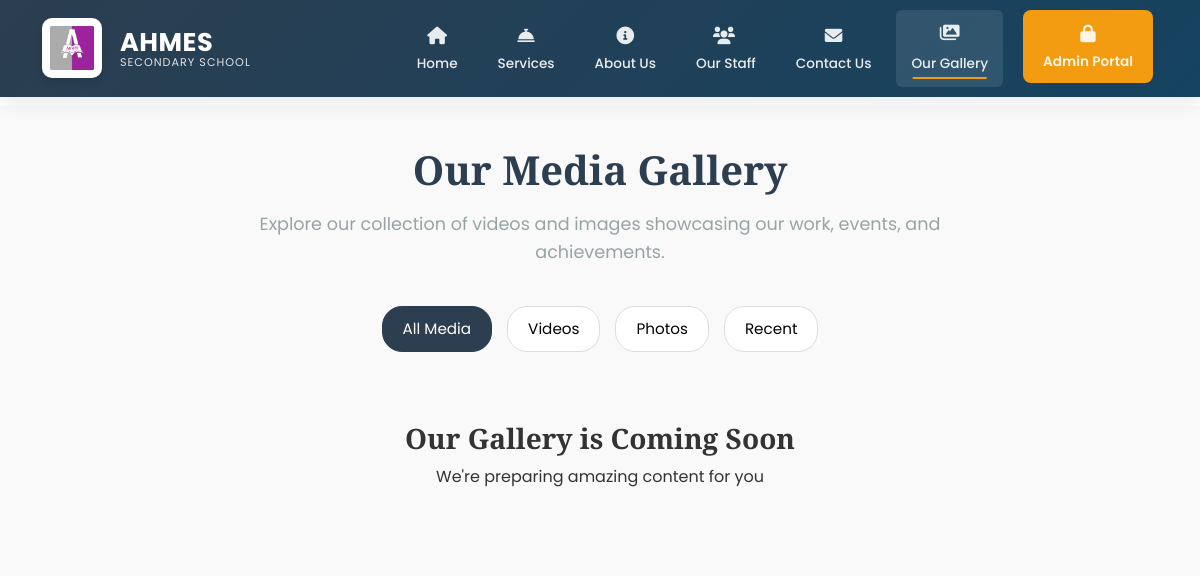
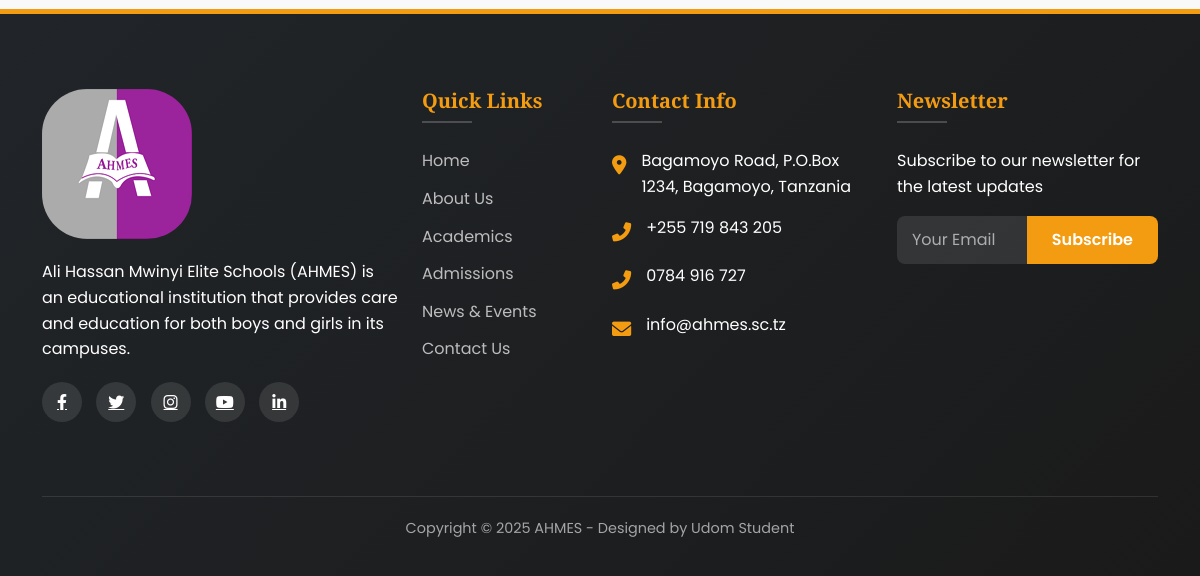
The app's page /gallery/, older data (2 pictures, top to bottom).
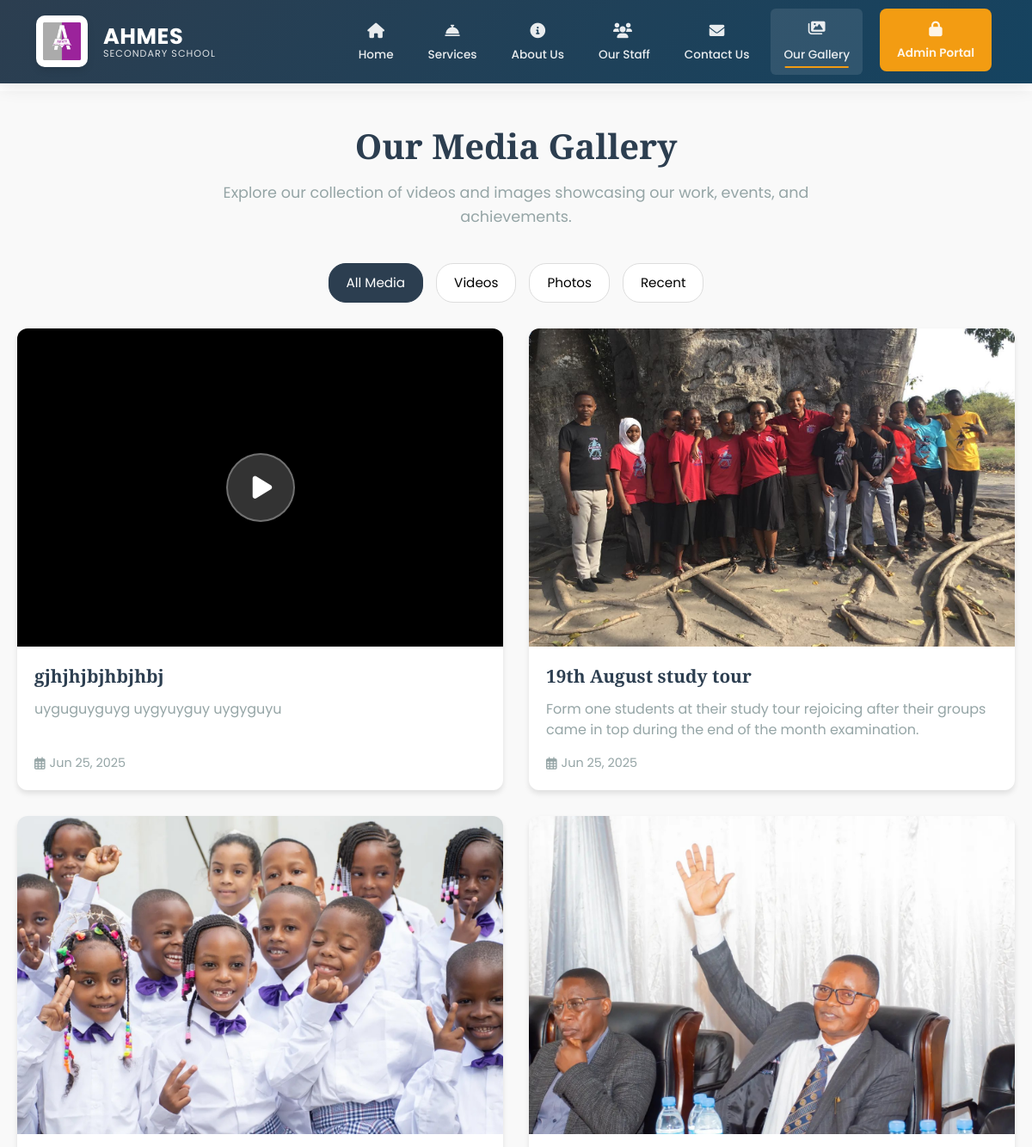
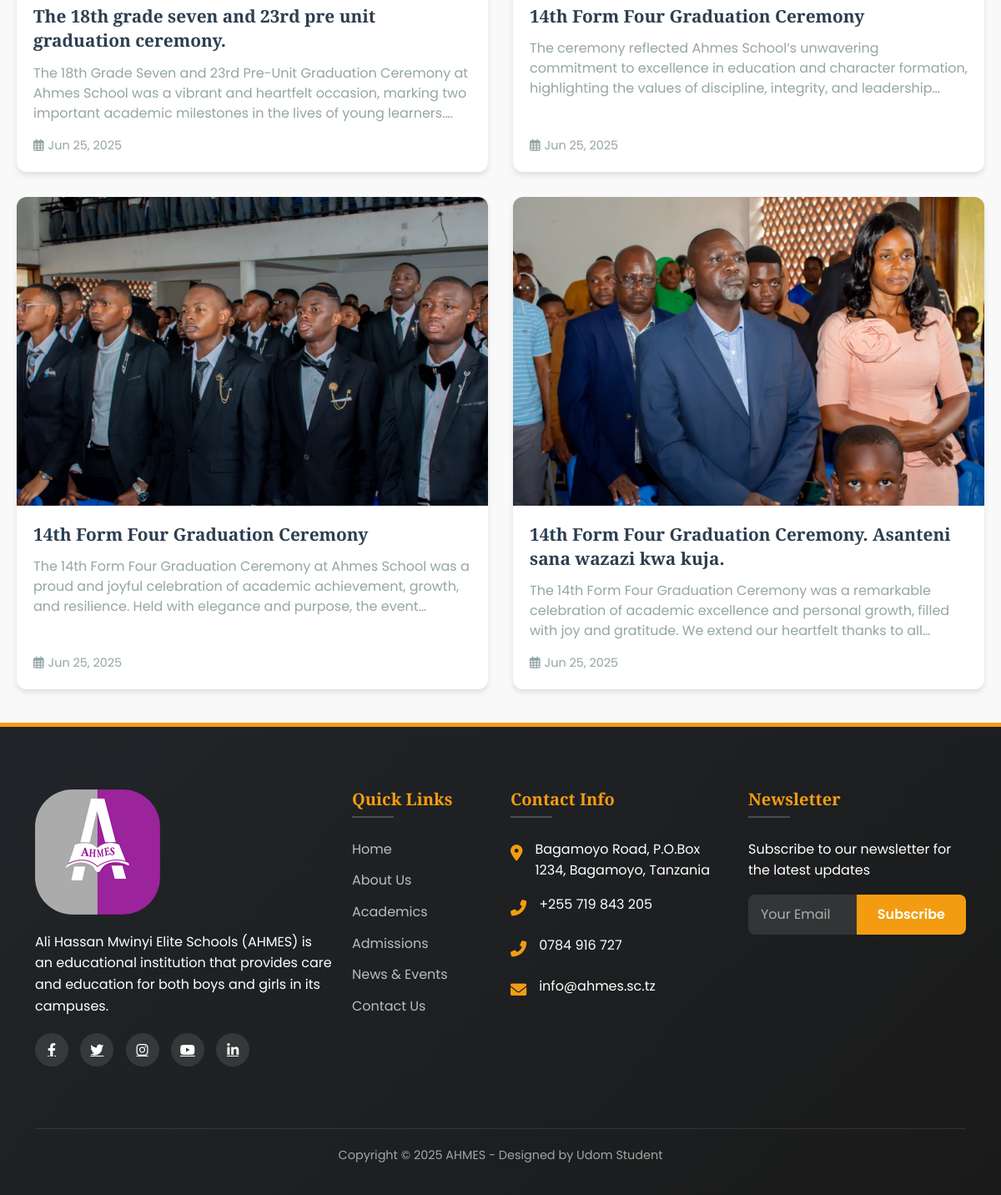
The same page, newer data (2 pictures, top to bottom).
### main/models.py (models this page shows, shortened)
class Gallery(models.Model):
    MEDIA_TYPE_CHOICES = [
        ('image', 'Image'),
        ('video', 'Video'),
    ]
    title = models.CharField(max_length=200)
    description = models.TextField()
    media_type = models.CharField(max_length=10, choices=MEDIA_TYPE_CHOICES)
    image = models.ImageField(upload_to='gallery/images/', blank=True, null=True)
    video = models.FileField(upload_to='gallery/videos/', blank=True, null=True)
    author = models.ForeignKey(
        User,
        on_delete=models.CASCADE,
        related_name='gallery_items'
    )
    published_date = models.DateTimeField(auto_now_add=True)
    is_published = models.BooleanField(default=True)
    class Meta:
        ordering = ['-published_date']
        verbose_name = 'Gallery Item'
        verbose_name_plural = 'Gallery Items'

### main/views.py (the view)
# urls.py: path('gallery/', views.gallery, name='gallery'),
def gallery(request):
    gallery_items = Gallery.objects.filter(is_published=True).order_by('-published_date')
    return render(request, 'main/gallery.html', {'gallery_items': gallery_items})

### main/context_processors.py (called while the page is built)
def admin_counts(request):
    if request.user.is_authenticated and request.user.is_admin:
        return {
            'pending_comments': Comment.objects.filter(is_approved=False).count(),
            'gallery_count': Gallery.objects.count(),
        }
    return {}

### main/templates/main/gallery.html (shortened to what this page needs)
{% extends 'main/base.html' %}
{% load static %}
{% block content %}
<section class="gallery-section">
  <div class="gallery-header">
    <h1 class="gallery-title">Our Media Gallery</h1>
    <p class="gallery-subtitle">
      Explore our collection of videos and images showcasing our work, events, and achievements.
    </p>
  </div>
  <div class="filter-bar">
    <button class="filter-button active" data-filter="all">All Media</button>
    <button class="filter-button" data-filter="video">Videos</button>
    <button class="filter-button" data-filter="image">Photos</button>
    <button class="filter-button" data-filter="recent">Recent</button>
  </div>
  <div class="gallery-container">
    {% for item in gallery_items %}
      <div class="gallery-item {% if item.media_type == 'video' %}video-item{% endif %}"
           data-type="{% if item.media_type == 'video' %}video{% else %}image{% endif %}"
           data-date="{{ item.published_date|date:'Y-m-d' }}">
        <div class="media-container">
          {% if item.media_type == 'image' and item.image %}
            <img src="{{ item.image.url }}" class="gallery-img" alt="{{ item.title }}" loading="lazy">
          {% elif item.media_type == 'video' and item.video %}
            <video class="gallery-video" poster="{% if item.thumbnail %}{{ item.thumbnail.url }}{% else %}{% static 'img/video-placeholder.jpg' %}{% endif %}">
              <source src="{{ item.video.url }}" type="video/mp4">
            </video>
            <div class="play-icon">
              <i class="fas fa-play"></i>
            </div>
          {% endif %}
        </div>
        <div class="gallery-info">
          <h3 class="gallery-item-title">{{ item.title }}</h3>
          <p class="gallery-item-desc">{{ item.description }}</p>
          <div class="gallery-meta">
            <span class="publish-date">
              <i class="far fa-calendar-alt"></i> {{ item.published_date|date:"M d, Y" }}
            </span>
          </div>
        </div>
      </div>
    {% empty %}
      <div style="grid-column: 1 / -1; text-align: center; padding: 40px;">
        <h3>Our Gallery is Coming Soon</h3>
        <p>We're preparing amazing content for you</p>
      </div>
    {% endfor %}
  </div>
</section>
{% endblock %}

### main/templates/main/base.html (shortened to what this page needs)
<!DOCTYPE html>
<html lang="en">
  <head>
    {% load static %}
    <link
      href="https://cdn.jsdelivr.net/npm/bootstrap@5.3.2/dist/css/bootstrap.min.css"
      rel="stylesheet"
    />
    <link
      rel="stylesheet"
      href="https://cdnjs.cloudflare.com/ajax/libs/font-awesome/6.4.0/css/all.min.css"
    />
    <link href="https://unpkg.com/aos@2.3.1/dist/aos.css" rel="stylesheet" />
    <link
      href="https://cdn.jsdelivr.net/npm/bootstrap@5.3.0/dist/css/bootstrap.min.css"
      rel="stylesheet"
    />
    <link
      href="https://cdn.jsdelivr.net/npm/aos@2.3.4/dist/aos.css"
      rel="stylesheet"
    />
    <link
      href="https://cdnjs.cloudflare.com/ajax/libs/font-awesome/6.0.0/css/all.min.css"
      rel="stylesheet"
    />
  </head>
  <body>
    <br />
    <nav class="navbar navbar-expand-lg navbar-dark fixed-top">
      <div class="container">
        <a
          class="navbar-brand d-flex align-items-center"
          href="{% url 'home' %}"
        >
          <div class="logo-container me-2">
            <img
              src="{% static 'images/Ahmes.PNG' %}"
              alt="AHMES Logo"
              class="logo-img"
            />
          </div>
          <div class="brand-text">
            <span class="brand-name">AHMES</span>
            <span class="brand-subtitle">SECONDARY SCHOOL</span>
          </div>
        </a>
        <div class="collapse navbar-collapse" id="navbarNav">
          <ul class="navbar-nav ms-auto">
            <li class="nav-item">
              <a
                class="nav-link {% if request.path == '/' %}active{% endif %}"
                href="{% url 'home' %}"
              >
                <span class="nav-icon"><i class="fas fa-home"></i></span>
                <span class="nav-text">Home</span>
              </a>
            </li>
            <li class="nav-item">
              <a
                class="nav-link {% if 'services' in request.path %}active{% endif %}"
                href="{% url 'services' %}"
              >
                <span class="nav-icon"
                  ><i class="fas fa-concierge-bell"></i
                ></span>
                <span class="nav-text">Services</span>
              </a>
            </li>
            <li class="nav-item">
              <a
                class="nav-link {% if 'about' in request.path %}active{% endif %}"
                href="{% url 'about' %}"
              >
                <span class="nav-icon"><i class="fas fa-info-circle"></i></span>
                <span class="nav-text">About Us</span>
              </a>
            </li>
            <li class="nav-item">
              <a
                class="nav-link {% if 'staff' in request.path %}active{% endif %}"
                href="{% url 'staff' %}"
              >
                <span class="nav-icon"><i class="fas fa-users me-1"></i></span>
                <span class="nav-text">Our Staff</span>
              </a>
            </li>
            <li class="nav-item">
              <a
                class="nav-link {% if 'contact' in request.path %}active{% endif %}"
                href="{% url 'contact' %}"
              >
                <span class="nav-icon"><i class="fas fa-envelope"></i></span>
                <span class="nav-text">Contact Us</span>
              </a>
            </li>
            <li class="nav-item">
              <a
                class="nav-link {% if 'gallery' in request.path %}active{% endif %}"
                href="{% url 'gallery' %}"
              >
                <span class="nav-icon"><i class="fas fa-images"></i></span>
                <span class="nav-text">Our Gallery</span>
                <span class="nav-underline"></span>
              </a>
            </li>
            <li class="nav-item">
              <a class="nav-link cta-button" href="{% url 'admin_login' %}">
                <span class="nav-icon"><i class="fas fa-lock"></i></span>
                <span class="nav-text">Admin Portal</span>
              </a>
            </li>
          </ul>
        </div>
      </div>
    </nav>
    {% block content %}{% endblock %}
    <footer>
      <div class="container">
        <div class="row">
          <div class="col-lg-4 mb-4" data-aos="fade-up">
            <img
              src="{% static 'images/Ahmes.PNG' %}"
              alt="AHMES Logo"
              class="footer-logo"
              style="border-radius: 30%"
            />
            <div class="footer-about">
              <p>
                Ali Hassan Mwinyi Elite Schools (AHMES) is an educational
                institution that provides care and education for both boys and
                girls in its campuses.
              </p>
            </div>
            <div class="social-icons">
              <a href="#"><i class="fab fa-facebook-f"></i></a>
              <a href="#"><i class="fab fa-twitter"></i></a>
              <a href="#"><i class="fab fa-instagram"></i></a>
              <a href="#"><i class="fab fa-youtube"></i></a>
              <a href="#"><i class="fab fa-linkedin-in"></i></a>
            </div>
          </div>
          <div
            class="col-lg-2 col-md-6 mb-4"
            data-aos="fade-up"
            data-aos-delay="100"
          >
            <div class="footer-links">
              <h5>Quick Links</h5>
              <ul>
                <li><a href="#">Home</a></li>
                <li><a href="#">About Us</a></li>
                <li><a href="#">Academics</a></li>
                <li><a href="#">Admissions</a></li>
                <li><a href="#">News & Events</a></li>
                <li><a href="#">Contact Us</a></li>
              </ul>
            </div>
          </div>
          <div
            class="col-lg-3 col-md-6 mb-4"
            data-aos="fade-up"
            data-aos-delay="200"
          >
            <div class="footer-links">
              <h5>Contact Info</h5>
              <div class="contact-info">
                <div class="contact-item">
                  <div class="contact-icon">
                    <i class="fas fa-map-marker-alt"></i>
                  </div>
                  <div>Bagamoyo Road, P.O.Box 1234, Bagamoyo, Tanzania</div>
                </div>
                <div class="contact-item">
                  <div class="contact-icon">
                    <i class="fas fa-phone-alt"></i>
                  </div>
                  <div>+255 719 843 205</div>
                </div>
                <div class="contact-item">
                  <div class="contact-icon">
                    <i class="fas fa-phone-alt"></i>
                  </div>
                  <div>0784 916 727</div>
                </div>
                <div class="contact-item">
                  <div class="contact-icon">
                    <i class="fas fa-envelope"></i>
                  </div>
                  <div>info@ahmes.sc.tz</div>
                </div>
              </div>
            </div>
          </div>
          <div
            class="col-lg-3 col-md-6 mb-4"
            data-aos="fade-up"
            data-aos-delay="300"
          >
            <div class="footer-links">
              <h5>Newsletter</h5>
              <p>Subscribe to our newsletter for the latest updates</p>
              <form id="newsletterForm" class="newsletter-form">
                <div class="input-group mb-3">
                  <input
                    type="email"
                    class="form-control"
                    placeholder="Your Email"
                    required
                  />
                  <button class="btn" type="submit">Subscribe</button>
                </div>
              </form>
            </div>
          </div>
        </div>
        <div class="copyright">
          <p>Copyright © 2025 AHMES - Designed by Udom Student</p>
        </div>
      </div>
    </footer>
  </body>
</html>

### main/templates/main/base.html (style rules this page uses)
:root { --primary-color: #1a5276; --primary-dark: #154360; --secondary-color: #f39c12; --secondary-dark: #e67e22; --light-color: #f8f9fa; --dark-color: #212529; --text-color: #333; --text-light: #6c757d; --white: #ffffff; --transition: all 0.3s ease; }
body { font-family: "Poppins", sans-serif; color: var(--text-color); position: relative; padding-top: 80px; line-height: 1.6; }
h1, h2, h3, h4, h5, h6 { font-family: "Playfair Display", serif; font-weight: 600; }
.navbar { background: linear-gradient( 135deg, var(--primary-color) 0%, var(--primary-dark) 100% ); box-shadow: 0 4px 20px rgba(0, 0, 0, 0.1); padding: 10px 0; transition: var(--transition); }
.logo-container { width: 60px; height: 60px; display: flex; align-items: center; justify-content: center; background: var(--white); border-radius: 10px; padding: 8px; transition: var(--transition); box-shadow: 0 4px 8px rgba(0, 0, 0, 0.1); }
.logo-img { max-width: 100%; max-height: 100%; object-fit: contain; }
.brand-text { display: flex; flex-direction: column; line-height: 1.1; margin-left: 10px; }
.brand-name { font-weight: 700; font-size: 1.6rem; color: var(--white); letter-spacing: 0.5px; }
.brand-subtitle { font-weight: 400; font-size: 0.7rem; color: rgba(255, 255, 255, 0.85); letter-spacing: 1px; }
.nav-item { margin: 0 5px; position: relative; }
.nav-link { color: rgba(255, 255, 255, 0.9) !important; font-weight: 500; padding: 12px 15px !important; display: flex; flex-direction: column; align-items: center; transition: var(--transition); border-radius: 6px; }
.nav-icon { font-size: 1.1rem; margin-bottom: 3px; transition: var(--transition); }
.nav-text { font-size: 0.85rem; }
.nav-underline { position: absolute; bottom: 8px; left: 50%; transform: translateX(-50%); width: 0; height: 2px; background: var(--secondary-color); transition: var(--transition); }
.nav-link:hover, .nav-link.active { background: rgba(255, 255, 255, 0.1); }
.nav-link:hover .nav-underline, .nav-link.active .nav-underline { width: 70%; }
.nav-link:hover .nav-icon, .nav-link.active .nav-icon { transform: translateY(-3px); }
.cta-button { background: var(--secondary-color); border-radius: 8px; margin-left: 10px !important; padding: 10px 20px !important; transition: var(--transition); font-weight: 600; }
.btn { padding: 10px 25px; border-radius: 8px; font-weight: 500; transition: var(--transition); border: none; }
.form-control { padding: 12px 15px; border-radius: 8px; border: 1px solid #e0e0e0; transition: var(--transition); }
footer { background: linear-gradient(135deg, var(--dark-color) 0%, #1a1a1a 100%); color: var(--white); padding: 80px 0 20px; position: relative; }
footer::before { content: ""; position: absolute; top: 0; left: 0; width: 100%; height: 5px; background: var(--secondary-color); }
.footer-logo { max-width: 180px; margin-bottom: 20px; }
.footer-about { margin-bottom: 20px; }
.footer-links h5 { color: var(--secondary-color); margin-bottom: 25px; position: relative; padding-bottom: 10px; }
.footer-links h5::after { content: ""; position: absolute; bottom: 0; left: 0; width: 50px; height: 2px; background: rgba(255, 255, 255, 0.2); }
.footer-links ul { list-style: none; padding: 0; }
.footer-links li { margin-bottom: 12px; }
.footer-links a { color: rgba(255, 255, 255, 0.7); text-decoration: none; transition: var(--transition); display: inline-block; }
.contact-info { margin-bottom: 25px; }
.contact-item { display: flex; align-items: flex-start; margin-bottom: 15px; }
.contact-icon { font-size: 1.2rem; color: var(--secondary-color); margin-right: 15px; margin-top: 3px; }
.social-icons { margin-top: 20px; }
.social-icons a { display: inline-flex; align-items: center; justify-content: center; width: 40px; height: 40px; background: rgba(255, 255, 255, 0.1); color: var(--white); border-radius: 50%; margin-right: 10px; transition: var(--transition); }
.newsletter-form .form-control { background: rgba(255, 255, 255, 0.1); border: none; color: var(--white); }
.newsletter-form .form-control::placeholder { color: rgba(255, 255, 255, 0.6); }
.newsletter-form .btn { background: var(--secondary-color); color: var(--white); font-weight: 600; }
.copyright { border-top: 1px solid rgba(255, 255, 255, 0.1); padding-top: 20px; margin-top: 50px; text-align: center; color: rgba(255, 255, 255, 0.6); font-size: 0.9rem; }

Row changes from the older to the newer data that the page shows:
added Gallery: title "gjhjhjbjhbjhbj", description "uyguguyguyg uygyuyguy uygyguyu", published_date "Jun 25, 2025"
added Gallery: image (picture), title "19th August study tour", description "Form one students at their study tour rejoicing after their groups came in top during the end of the month examination.", published_date "Jun 25, 2025"
added Gallery: image (picture), title "The 18th grade seven and 23rd pre unit graduation ceremony.", description "The 18th Grade Seven and 23rd Pre-Unit Graduation Ceremony at Ahmes School was a vibrant and heartfelt occasion, marking two important academic milestones in the lives of young…", published_date "Jun 25, 2025"
added Gallery: image (picture), title "14th Form Four Graduation Ceremony", description "The ceremony reflected Ahmes School’s unwavering commitment to excellence in education and character formation, highlighting the values of discipline, integrity, and…", published_date "Jun 25, 2025"
added Gallery: image (picture), title "14th Form Four Graduation Ceremony", description "The 14th Form Four Graduation Ceremony at Ahmes School was a proud and joyful celebration of academic achievement, growth, and resilience. Held with elegance and purpose, the…", published_date "Jun 25, 2025"
added Gallery: image (picture), title "14th Form Four Graduation Ceremony. Asanteni sana wazazi kwa kuja.", description "The 14th Form Four Graduation Ceremony was a remarkable celebration of academic excellence and personal growth, filled with joy and gratitude. We extend our heartfelt thanks to…", published_date "Jun 25, 2025"
Text that changed along with them:
text no longer shown: "Our Gallery is Coming Soon We're preparing amazing content for you"
